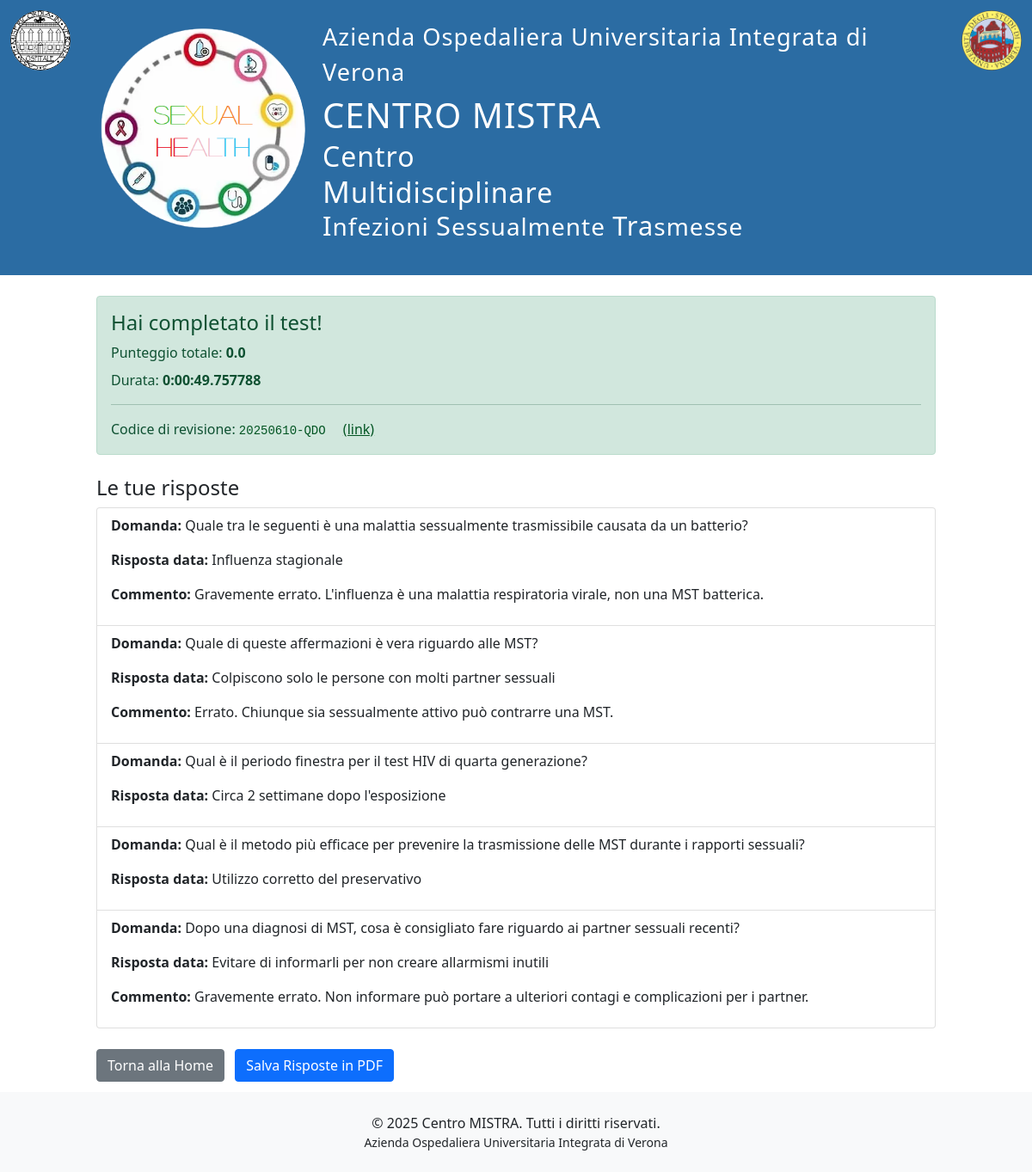
Page /en/quiz/completed/20250610-QDO/ on the committed database.
### quizPlugin/models.py (models this page shows, shortened)
class TestExecution(models.Model):
    age = models.IntegerField(verbose_name="Età utente")
    ip = models.GenericIPAddressField(verbose_name="Indirizzo IP utente")
    execution_time = models.DateTimeField(auto_now_add=True, verbose_name="Data d'esecuzione")
    score = models.FloatField(verbose_name="Punteggio", default=0)
    duration = models.DurationField(verbose_name="Durata")
    revision_date = models.DateTimeField(null=True, blank=True, verbose_name="Data di revisione")
    note = models.TextField(verbose_name="Note di revisione")
    sex = models.ForeignKey(Sex, related_name='test_executions', on_delete=models.CASCADE, verbose_name="Sesso utente")
    test = models.ForeignKey(Test, on_delete=models.CASCADE, related_name='test_executions', verbose_name="Test relativo")
    revision_code = models.CharField(max_length=12, unique=True, editable=False, blank=True, verbose_name="Codice di revisione")
    class Meta:
        verbose_name = "Esecuzione Test"
        verbose_name_plural = "Esecuzioni Test"
        ordering = ['-execution_time']

class GivenAnswer(models.Model):
    test_execution = models.ForeignKey(TestExecution, on_delete=models.CASCADE, related_name='given_answers_through')
    answer = models.ForeignKey(Answer, on_delete=models.CASCADE)
    class Meta:
        verbose_name = "Risposta Data"
        verbose_name_plural = "Risposte Date"

class Answer(models.Model):
    text = models.TextField()
    score = models.FloatField()
    correction = models.TextField()
    question = models.ForeignKey(Question, on_delete=models.CASCADE, related_name='answers')
    class Meta:
        verbose_name = "Risposta"
        verbose_name_plural = "Risposte"

class Question(models.Model):
    name = models.CharField(max_length=255)
    text = models.TextField()
    category = models.ForeignKey(Category, on_delete=models.CASCADE, related_name='questions')
    class Meta:
        verbose_name = "Domanda"
        verbose_name_plural = "Domande"

### quizPlugin/views.py (the view)
# urls.py: path('completed/<str:revision_code>/', views.test_completed_view, name='quiz-completed'),
def test_completed_view(request, revision_code):
    execution = get_object_or_404(TestExecution, revision_code=revision_code)
    given_answers = execution.given_answers_through.select_related('answer__question')
    context = {
        'execution': execution,
        'given_answers': given_answers,
    }
    return render(request, 'test_completed.html', context)

### quizPlugin/templates/test_completed.html (shortened to what this page needs)
{% extends "base.html" %}
{% block content %}
    <br>
    <div class="alert alert-success" role="alert">
        <h4 class="alert-heading">Hai completato il test!</h4>
        <p class="mb-2">Punteggio totale: <strong>{{ execution.score }}</strong></p>
        <p class="mb-2">Durata: <strong>{{ execution.duration }}</strong></p>
        <hr>
        <p class="mb-0">Codice di revisione: <code style="color:#035523">{{ execution.revision_code }}</code>
            <a style="color:#035523" class="ms-3" href="{% url 'quiz-completed' revision_code=execution.revision_code %}">(link)</a>
        </p>
    </div>
    <div id="risposte-pdf">
        <h4 class="alert-heading mt-4">Le tue risposte</h4>
        <ul class="list-group">
            {% for ga in given_answers %}
                <li class="list-group-item">
                    <p><strong>Domanda:</strong> {{ ga.answer.question.text }}</p>
                    <p><strong>Risposta data:</strong> {{ ga.answer.text }}</p>
                    {% if ga.answer.score < 0.5 %}
                        <p><strong>Commento:</strong> {{ ga.answer.correction }}</p>
                    {% endif %}
                </li>
            {% endfor %}
        </ul>
    </div>
    <div class="mt-4">
        <a href="{% url 'quiz-home' %}" class="btn btn-secondary me-2">Torna alla Home</a>
        <button class="btn btn-primary" onclick="saveAsPDF()">Salva Risposte in PDF</button>
    </div>
{% endblock %}

### rows in the picture
TestExecution: score "0.0", duration "0:00:49.757788", revision_code "20250610-QDO"
GivenAnswer: answer.question.text "Quale tra le seguenti è una malattia sessualmente trasmissibile causata da un batterio?", answer.text "Influenza stagionale", answer.correction "Gravemente errato. L'influenza è una malattia respiratoria virale, non una MST batterica."
GivenAnswer: answer.question.text "Quale di queste affermazioni è vera riguardo alle MST?", answer.text "Colpiscono solo le persone con molti partner sessuali", answer.correction "Errato. Chiunque sia sessualmente attivo può contrarre una MST."
GivenAnswer: answer.question.text "Qual è il periodo finestra per il test HIV di quarta generazione?", answer.text "Circa 2 settimane dopo l'esposizione"
GivenAnswer: answer.question.text "Qual è il metodo più efficace per prevenire la trasmissione delle MST durante i rapporti sessuali?", answer.text "Utilizzo corretto del preservativo"
GivenAnswer: answer.question.text "Dopo una diagnosi di MST, cosa è consigliato fare riguardo ai partner sessuali recenti?", answer.text "Evitare di informarli per non creare allarmismi inutili", answer.correction "Gravemente errato. Non informare può portare a ulteriori contagi e complicazioni per i partner."
